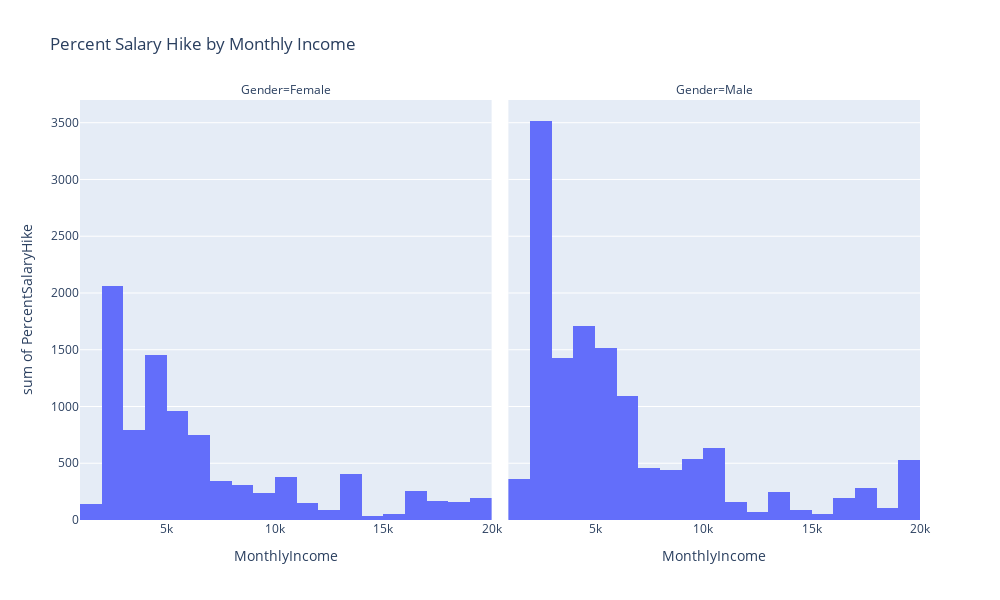

Here is the notebook cell this chart was saved with:
### Code cell
px.histogram(df,x='MonthlyIncome',y='PercentSalaryHike',facet_col='Gender',
             title='Percent Salary Hike by Monthly Income',
             width=1000,height=600)

### Figure 1 — Plotly figure (JSON) as saved in the notebook; plotly's stock layout.template omitted (floating-point values rounded to 4 significant figures; data arrays with more than 128 entries replaced by an {"elided": "..."} marker saying what was removed)
{"data": [{"alignmentgroup": "True", "bingroup": "x", "histfunc": "sum", "hovertemplate": "Gender=Female<br>MonthlyIncome=%{x}<br>sum of PercentSalaryHike=%{y}<extra></extra>", "legendgroup": "", "marker": {"color": "#636efa", "pattern": {"shape": ""}}, "name": "", "offsetgroup": "", "orientation": "v", "showlegend": false, "type": "histogram", "x": {"elided": "588 int values"}, "xaxis": "x", "y": {"elided": "588 int values"}, "yaxis": "y"}, {"alignmentgroup": "True", "bingroup": "x", "histfunc": "sum", "hovertemplate": "Gender=Male<br>MonthlyIncome=%{x}<br>sum of PercentSalaryHike=%{y}<extra></extra>", "legendgroup": "", "marker": {"color": "#636efa", "pattern": {"shape": ""}}, "name": "", "offsetgroup": "", "orientation": "v", "showlegend": false, "type": "histogram", "x": {"elided": "882 int values"}, "xaxis": "x2", "y": {"elided": "882 int values"}, "yaxis": "y2"}], "layout": {"annotations": [{"font": {}, "showarrow": false, "text": "Gender=Female", "x": 0.245, "xanchor": "center", "xref": "paper", "y": 1, "yanchor": "bottom", "yref": "paper"}, {"font": {}, "showarrow": false, "text": "Gender=Male", "x": 0.755, "xanchor": "center", "xref": "paper", "y": 1, "yanchor": "bottom", "yref": "paper"}], "barmode": "relative", "height": 600, "legend": {"tracegroupgap": 0}, "title": {"text": "Percent Salary Hike by Monthly Income"}, "width": 1000, "xaxis": {"anchor": "y", "domain": [0, 0.49], "title": {"text": "MonthlyIncome"}}, "xaxis2": {"anchor": "y2", "domain": [0.51, 1], "matches": "x", "title": {"text": "MonthlyIncome"}}, "yaxis": {"anchor": "x", "domain": [0, 1], "title": {"text": "sum of PercentSalaryHike"}}, "yaxis2": {"anchor": "x2", "domain": [0, 1], "matches": "y", "showticklabels": false}}}
